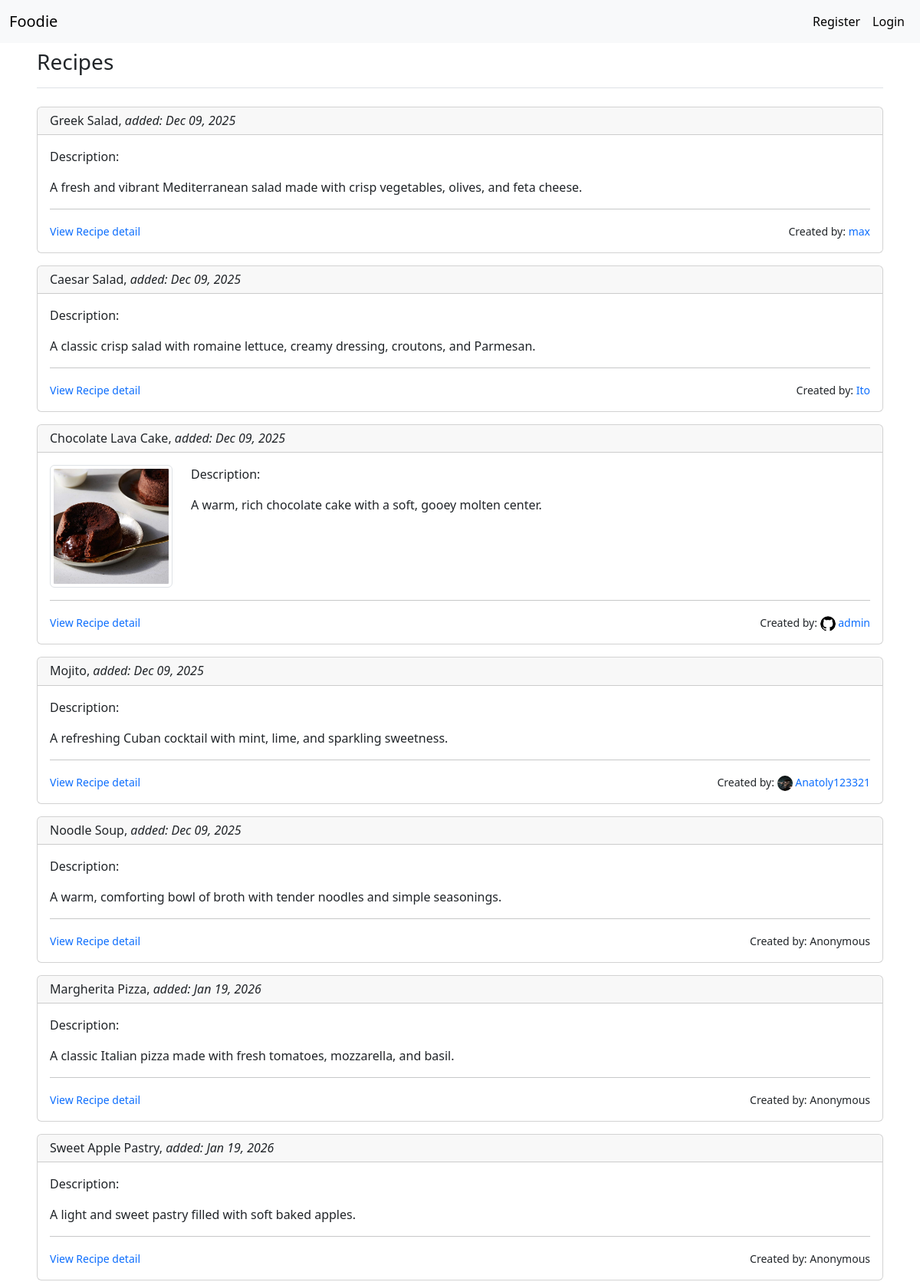
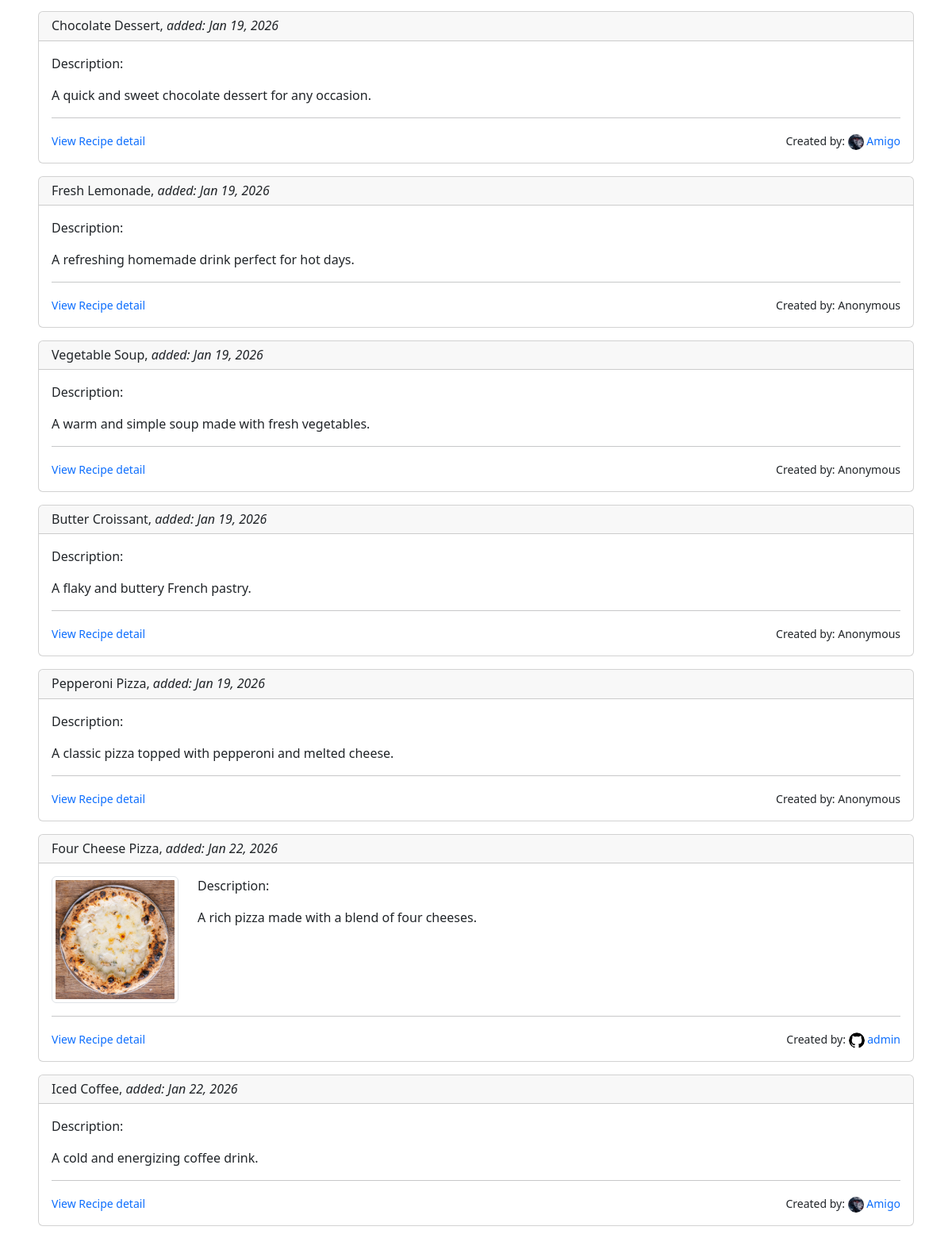
The app's page /recipes/ (upper part) with its own data (2 pictures, top to bottom).
### recipes/models.py (models this page shows, shortened)
class Recipe (models.Model):
    name = models.CharField(max_length = 100)
    description = models.TextField(null = True, blank = True)
    ingredients = models.TextField()
    directions = models.TextField()
    date_added = models.DateTimeField(auto_now_add=True, null = True, blank = True)
    category = models.ForeignKey(Category, on_delete=models.CASCADE)
    user = models.ForeignKey(User, on_delete=models.CASCADE, null=True, related_name="recipes")
    image = models.ImageField(upload_to="recipe_images/", null=True, blank=True)
    favorited_by = models.ManyToManyField(User, blank=True, related_name="favorite_recipes")

### accounts/models.py (models this page shows, shortened)
class UserProfile(models.Model):
    user = models.OneToOneField(User, on_delete=models.CASCADE, related_name="profile")
    bio = models.TextField(blank=True, null=True)
    date_created = models.DateTimeField(auto_now_add=True,  null=True)
    profile_photo = models.ImageField(upload_to="profile_photos/", null = True, blank = True)

### recipes/views.py (the view)
# urls.py: path('recipes/', include('recipes.urls')),
def recipes(request):
    recipes = Recipe.objects.all()
    context = {"recipes": recipes}
    return render(request, "recipes/recipes.html", context)

### recipes/context_processors.py (called while the page is built)
def search_form(request):
    return {'search_form': SearchForm()}

### recipes/templates/recipes/recipes.html (shortened to what this page needs)
{% extends "base.html" %}
{% block page_header %} <h3> Recipes </h3> {% endblock page_header %}
{% block content1 %}
    <div class="mt-4">
        {% for recipe in recipes %}
           <div class="card mb-3">
                <h6 class="card-header"> {{ recipe.name }}, <i>added: {{ recipe.date_added | date:"M d, Y" }} </i></h6>
                <div class="card-body">
                    <div class="row flex-column flex-md-row">
                    {% if recipe.image %}
                        <div class="col-auto mb-3 mb-md-0">
                            <img src="{{ recipe.image.url }}" width=120 height=120 alt="{{ recipe.name }}" class="img-thumbnail recipe-img">
                        </div>
                    {% endif %}
                    <div class="col">
                        <p> Description: </p>
                        {{ recipe.description }}
                    </div>
                    </div>
                    <hr>
                    <div class="row align-items-center mt-3">
                        <div class="col">
                            <small><a class="text-decoration-none" href="{% url "recipes:recipe_details" recipe.id %}">View Recipe detail</a></small>
                        </div>
                        <div class="col-auto">
                            <small>Created by:
                                {% if recipe.user.profile.profile_photo %}
                                    <img src="{{ recipe.user.profile.profile_photo.url }}" alt="profile-photo" class="rounded-circle" width="20" height="20">
                                {% endif %}
                                {% if recipe.user.profile %}
                                    <a class="text-decoration-none" href="{% url "recipes:public_profile" recipe.user.id %}"> {{ recipe.user.username }} </a>
                                {% else %}
                                    Anonymous
                                {% endif %}
                            </small>
                        </div>
                    </div>
                </div>
            </div>
        {% endfor %}
    </div>
{% endblock content1 %}

### recipes/templates/recipes/recipes.html (style rules this page uses)
.recipe-img { width: 100%; height: auto; }
@media (min-width: 768px) { .recipe-img { width: 160px; height: 160px; object-fit: cover; } }

### records on screen
Recipe: name "Greek Salad", date_added "Dec 09, 2025", description "A fresh and vibrant Mediterranean salad made with crisp vegetables, olives, and feta cheese.", user.username "max"
Recipe: name "Caesar Salad", date_added "Dec 09, 2025", description "A classic crisp salad with romaine lettuce, creamy dressing, croutons, and Parmesan.", user.username "Ito"
Recipe: name "Chocolate Lava Cake", date_added "Dec 09, 2025", image (picture), description "A warm, rich chocolate cake with a soft, gooey molten center.", user.profile.profile_photo (picture), user.username "admin"
Recipe: name "Mojito", date_added "Dec 09, 2025", description "A refreshing Cuban cocktail with mint, lime, and sparkling sweetness.", user.profile.profile_photo (picture), user.username "Anatoly123321"
Recipe: name "Noodle Soup", date_added "Dec 09, 2025", description "A warm, comforting bowl of broth with tender noodles and simple seasonings.", shows "Anonymous"
Recipe: name "Margherita Pizza", date_added "Jan 19, 2026", description "A classic Italian pizza made with fresh tomatoes, mozzarella, and basil.", shows "Anonymous"
Recipe: name "Sweet Apple Pastry", date_added "Jan 19, 2026", description "A light and sweet pastry filled with soft baked apples.", shows "Anonymous"
Recipe: name "Chocolate Dessert", date_added "Jan 19, 2026", description "A quick and sweet chocolate dessert for any occasion.", user.profile.profile_photo (picture), user.username "Amigo"
Recipe: name "Fresh Lemonade", date_added "Jan 19, 2026", description "A refreshing homemade drink perfect for hot days.", shows "Anonymous"
Recipe: name "Vegetable Soup", date_added "Jan 19, 2026", description "A warm and simple soup made with fresh vegetables.", shows "Anonymous"
Recipe: name "Butter Croissant", date_added "Jan 19, 2026", description "A flaky and buttery French pastry.", shows "Anonymous"
Recipe: name "Pepperoni Pizza", date_added "Jan 19, 2026", description "A classic pizza topped with pepperoni and melted cheese.", shows "Anonymous"
Recipe: name "Four Cheese Pizza", date_added "Jan 22, 2026", image (picture), description "A rich pizza made with a blend of four cheeses.", user.profile.profile_photo (picture), user.username "admin"
Recipe: name "Iced Coffee", date_added "Jan 22, 2026", description "A cold and energizing coffee drink.", user.profile.profile_photo (picture), user.username "Amigo"
